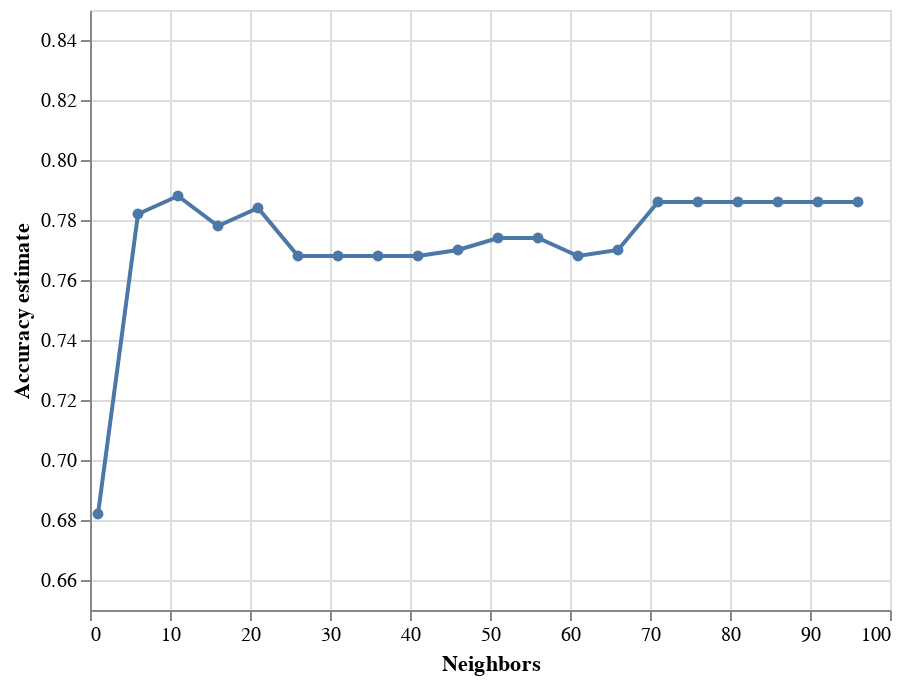

Notebook source saved alongside this figure:
### Code cell
#Visualize accuracies grid by plotting `accuracy` vs `K`
accuracy_vs_k = (
    alt.Chart(accuracies_grid)
    .mark_line(point=True)
    .encode(
        x=alt.X(
            "n_neighbors",
            title="Neighbors",
        ),
        y=alt.Y(
            "mean_test_score",
            title="Accuracy estimate",
            scale=alt.Scale(domain=(0.65, 0.85)),
        ),
    )
)

accuracy_vs_k

### Figure 1 — Vega-Lite specification as saved in the notebook (floating-point values rounded to 4 significant figures)
{"config": {"view": {"continuousWidth": 400, "continuousHeight": 300}}, "data": {"name": "data-3d0ba48f818f202b61c84cbb38c490f3"}, "mark": {"type": "line", "point": true}, "encoding": {"x": {"field": "n_neighbors", "title": "Neighbors", "type": "quantitative"}, "y": {"field": "mean_test_score", "scale": {"domain": [0.65, 0.85]}, "title": "Accuracy estimate", "type": "quantitative"}}, "$schema": "https://vega.github.io/schema/vega-lite/v4.17.0.json", "datasets": {"data-3d0ba48f818f202b61c84cbb38c490f3": [{"n_neighbors": 1, "mean_test_score": 0.682, "sem_test_score": 0.03435}, {"n_neighbors": 6, "mean_test_score": 0.782, "sem_test_score": 0.01455}, {"n_neighbors": 11, "mean_test_score": 0.788, "sem_test_score": 0.01103}, {"n_neighbors": 16, "mean_test_score": 0.778, "sem_test_score": 0.0137}, {"n_neighbors": 21, "mean_test_score": 0.784, "sem_test_score": 0.01051}, {"n_neighbors": 26, "mean_test_score": 0.768, "sem_test_score": 0.01391}, {"n_neighbors": 31, "mean_test_score": 0.768, "sem_test_score": 0.01391}, {"n_neighbors": 36, "mean_test_score": 0.768, "sem_test_score": 0.01391}, {"n_neighbors": 41, "mean_test_score": 0.768, "sem_test_score": 0.01391}, {"n_neighbors": 46, "mean_test_score": 0.77, "sem_test_score": 0.01476}, {"n_neighbors": 51, "mean_test_score": 0.774, "sem_test_score": 0.01298}, {"n_neighbors": 56, "mean_test_score": 0.774, "sem_test_score": 0.01298}, {"n_neighbors": 61, "mean_test_score": 0.768, "sem_test_score": 0.01391}, {"n_neighbors": 66, "mean_test_score": 0.77, "sem_test_score": 0.01449}, {"n_neighbors": 71, "mean_test_score": 0.786, "sem_test_score": 0.0155}, {"n_neighbors": 76, "mean_test_score": 0.786, "sem_test_score": 0.0155}, {"n_neighbors": 81, "mean_test_score": 0.786, "sem_test_score": 0.0155}, {"n_neighbors": 86, "mean_test_score": 0.786, "sem_test_score": 0.0155}, {"n_neighbors": 91, "mean_test_score": 0.786, "sem_test_score": 0.0155}, {"n_neighbors": 96, "mean_test_score": 0.786, "sem_test_score": 0.0155}]}}
